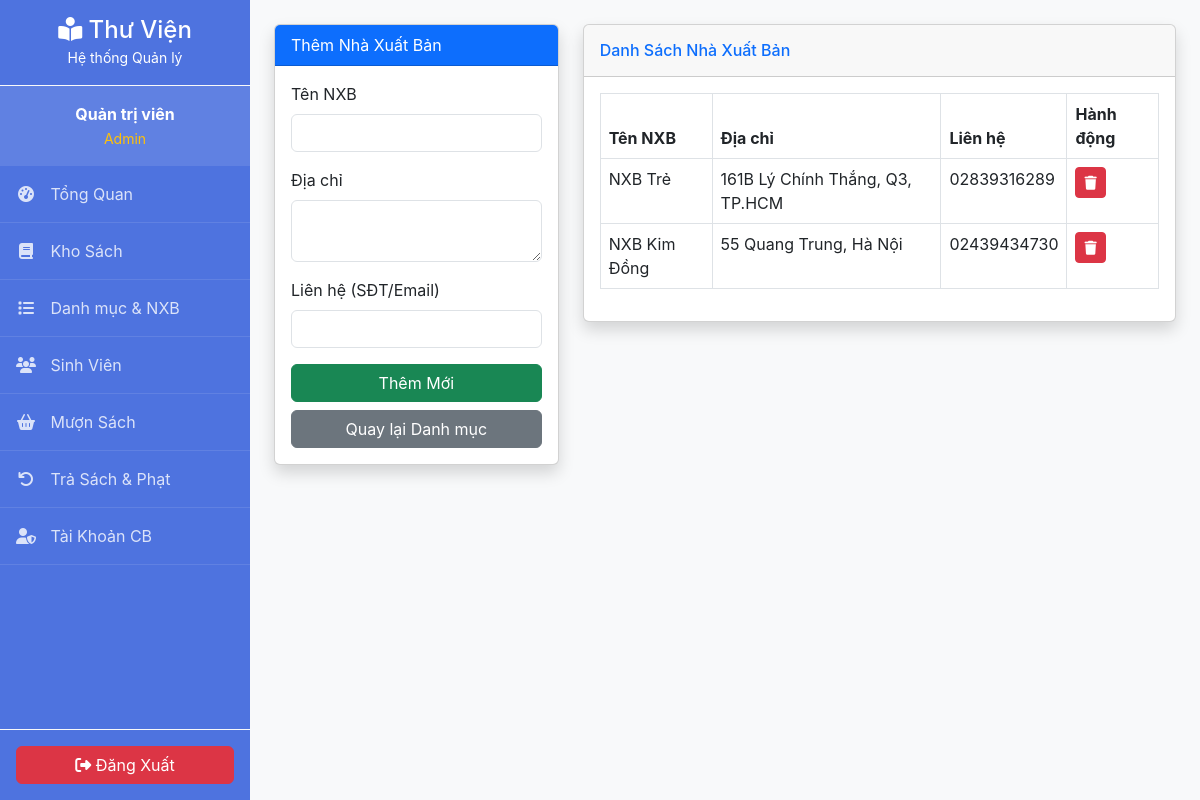
The app's page /modules/publishers/index.php (signed in) with its own data.
### tables this page shows
CREATE TABLE publishers (
    id INT AUTO_INCREMENT PRIMARY KEY,
    name VARCHAR(255) NOT NULL,
    address TEXT,
    contact VARCHAR(100)
);

### modules/publishers/index.php (the view, shortened to what this page needs)
<?php
require_once '../../config/db.php';
require_once '../../includes/header.php';
$publishers = $pdo->query("SELECT * FROM publishers")->fetchAll();
?>
<div class="row">
    <div class="col-md-4">
        <div class="card shadow">
            <div class="card-header bg-primary text-white">Thêm Nhà Xuất Bản</div>
            <div class="card-body">
                <form method="POST">
                    <div class="mb-3">
                        <label class="form-label">Tên NXB</label>
                        <input type="text" name="name" class="form-control" required>
                    </div>
                    <div class="mb-3">
                        <label class="form-label">Địa chỉ</label>
                        <textarea name="address" class="form-control"></textarea>
                    </div>
                    <div class="mb-3">
                        <label class="form-label">Liên hệ (SĐT/Email)</label>
                        <input type="text" name="contact" class="form-control">
                    </div>
                    <button type="submit" name="add" class="btn btn-success w-100">Thêm Mới</button>
                    <a href="../categories/index.php" class="btn btn-secondary w-100 mt-2">Quay lại Danh mục</a>
                </form>
            </div>
        </div>
    </div>
    <div class="col-md-8">
        <div class="card shadow">
            <div class="card-header py-3">
                <h6 class="m-0 font-weight-bold text-primary">Danh Sách Nhà Xuất Bản</h6>
            </div>
            <div class="card-body">
                <table class="table table-bordered">
                    <thead>
                        <tr>
                            <th>Tên NXB</th>
                            <th>Địa chỉ</th>
                            <th>Liên hệ</th>
                            <th>Hành động</th>
                        </tr>
                    </thead>
                    <tbody>
                        <?php foreach($publishers as $p): ?>
                        <tr>
                            <td><?php echo htmlspecialchars($p['name']); ?></td>
                            <td><?php echo htmlspecialchars($p['address']); ?></td>
                            <td><?php echo htmlspecialchars($p['contact']); ?></td>
                            <td>
                                <a href="index.php?delete=<?php echo $p['id']; ?>" class="btn btn-sm btn-danger" onclick="return confirm('Xóa NXB?')"><i class="fas fa-trash"></i></a>
                            </td>
                        </tr>
                        <?php endforeach; ?>
                    </tbody>
                </table>
            </div>
        </div>
    </div>
</div>
<?php require_once '../../includes/footer.php'; ?>

### assets/css/style.css (style rules this page uses)
:root { --primary-color: #4e73df; --secondary-color: #858796; --success-color: #1cc88a; --info-color: #36b9cc; --warning-color: #f6c23e; --danger-color: #e74a3b; --light-color: #f8f9fa; --dark-color: #5a5c69; }
body { font-family: 'Nunito', -apple-system, BlinkMacSystemFont, "Segoe UI", Roboto, "Helvetica Neue", Arial, sans-serif; background-color: #f8f9fa; color: #5a5c69; }

### records on screen
publishers: name "NXB Trẻ", address "161B Lý Chính Thắng, Q3, TP.HCM", contact "02839316289"
publishers: name "NXB Kim Đồng", address "55 Quang Trung, Hà Nội", contact "02439434730"

### other values on screen
$_SESSION['fullname'] "Quản trị viên"
$_SESSION['role'] "Admin"
